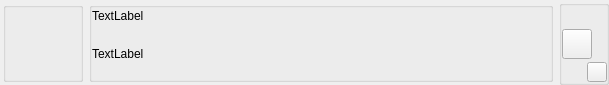
<?xml version="1.0" encoding="UTF-8"?>
<ui version="4.0">
 <class>InstalledModInfoCard</class>
 <widget class="QWidget" name="InstalledModInfoCard">
  <property name="geometry">
   <rect>
    <x>0</x>
    <y>0</y>
    <width>609</width>
    <height>85</height>
   </rect>
  </property>
  <property name="minimumSize">
   <size>
    <width>0</width>
    <height>85</height>
   </size>
  </property>
  <property name="maximumSize">
   <size>
    <width>16777215</width>
    <height>85</height>
   </size>
  </property>
  <property name="windowTitle">
   <string>Form</string>
  </property>
  <layout class="QHBoxLayout" name="horizontalLayout">
   <property name="leftMargin">
    <number>3</number>
   </property>
   <property name="topMargin">
    <number>0</number>
   </property>
   <property name="rightMargin">
    <number>0</number>
   </property>
   <property name="bottomMargin">
    <number>0</number>
   </property>
   <item>
    <widget class="QGroupBox" name="ModImageBox">
     <property name="maximumSize">
      <size>
       <width>80</width>
       <height>80</height>
      </size>
     </property>
     <property name="title">
      <string/>
     </property>
    </widget>
   </item>
   <item>
    <widget class="QGroupBox" name="ModInfoBox">
     <property name="maximumSize">
      <size>
       <width>16777215</width>
       <height>80</height>
      </size>
     </property>
     <property name="title">
      <string/>
     </property>
     <layout class="QVBoxLayout" name="verticalLayout">
      <property name="leftMargin">
       <number>0</number>
      </property>
      <property name="topMargin">
       <number>0</number>
      </property>
      <property name="rightMargin">
       <number>0</number>
      </property>
      <property name="bottomMargin">
       <number>0</number>
      </property>
      <item>
       <widget class="QLabel" name="ModNameLabel">
        <property name="maximumSize">
         <size>
          <width>16777215</width>
          <height>15</height>
         </size>
        </property>
        <property name="text">
         <string>TextLabel</string>
        </property>
       </widget>
      </item>
      <item>
       <widget class="QLabel" name="ModDescriptionLabel">
        <property name="maximumSize">
         <size>
          <width>180</width>
          <height>16777215</height>
         </size>
        </property>
        <property name="text">
         <string>TextLabel</string>
        </property>
       </widget>
      </item>
     </layout>
    </widget>
   </item>
   <item>
    <widget class="QGroupBox" name="groupBox_3">
     <property name="maximumSize">
      <size>
       <width>50</width>
       <height>16777215</height>
      </size>
     </property>
     <property name="title">
      <string/>
     </property>
     <layout class="QHBoxLayout" name="horizontalLayout_2">
      <property name="leftMargin">
       <number>0</number>
      </property>
      <property name="topMargin">
       <number>0</number>
      </property>
      <property name="rightMargin">
       <number>0</number>
      </property>
      <property name="bottomMargin">
       <number>0</number>
      </property>
      <item alignment="Qt::AlignmentFlag::AlignLeft|Qt::AlignmentFlag::AlignVCenter">
       <widget class="QPushButton" name="ModDisableButton">
        <property name="minimumSize">
         <size>
          <width>30</width>
          <height>30</height>
         </size>
        </property>
        <property name="maximumSize">
         <size>
          <width>30</width>
          <height>30</height>
         </size>
        </property>
        <property name="text">
         <string/>
        </property>
       </widget>
      </item>
      <item alignment="Qt::AlignmentFlag::AlignRight|Qt::AlignmentFlag::AlignBottom">
       <widget class="QPushButton" name="ModRemoveButton">
        <property name="minimumSize">
         <size>
          <width>20</width>
          <height>20</height>
         </size>
        </property>
        <property name="maximumSize">
         <size>
          <width>20</width>
          <height>20</height>
         </size>
        </property>
        <property name="text">
         <string/>
        </property>
        <property name="icon">
         <iconset theme="QIcon::ThemeIcon::EditDelete"/>
        </property>
       </widget>
      </item>
     </layout>
    </widget>
   </item>
  </layout>
 </widget>
 <resources/>
 <connections/>
</ui>
